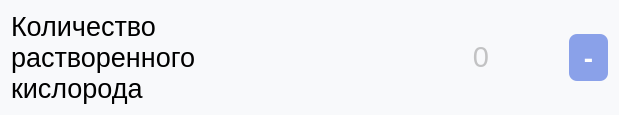
                     <widget class="QWidget" name="widget_30" native="true">
                      <property name="font">
                       <font>
                        <pointsize>36</pointsize>
                       </font>
                      </property>
                      <property name="styleSheet">
                       <string notr="true">border-radius: 8px;
background-color:rgb(248, 249, 251);
color: rgb(140, 139, 139);</string>
                      </property>
                      <layout class="QHBoxLayout" name="horizontalLayout_56">
                       <item>
                        <widget class="QLabel" name="KRK">
                         <property name="minimumSize">
                          <size>
                           <width>0</width>
                           <height>0</height>
                          </size>
                         </property>
                         <property name="maximumSize">
                          <size>
                           <width>16777215</width>
                           <height>16777215</height>
                          </size>
                         </property>
                         <property name="font">
                          <font>
                           <pointsize>20</pointsize>
                          </font>
                         </property>
                         <property name="styleSheet">
                          <string notr="true">background-color:rgb(248, 249, 251);
color: rgb(0, 0, 0);
margin-right: 0px;
</string>
                         </property>
                         <property name="inputMethodHints">
                          <set>Qt::ImhNone</set>
                         </property>
                         <property name="text">
                          <string>Количество растворенного кислорода</string>
                         </property>
                         <property name="wordWrap">
                          <bool>true</bool>
                         </property>
                        </widget>
                       </item>
                       <item>
                        <widget class="QLineEdit" name="value_KRK">
                         <property name="minimumSize">
                          <size>
                           <width>0</width>
                           <height>0</height>
                          </size>
                         </property>
                         <property name="font">
                          <font>
                           <family>MS Shell Dlg 2</family>
                           <pointsize>22</pointsize>
                           <weight>50</weight>
                           <italic>false</italic>
                           <bold>false</bold>
                           <strikeout>false</strikeout>
                          </font>
                         </property>
                         <property name="styleSheet">
                          <string notr="true">background-color:rgb(248, 249, 251);
color: rgb(140, 139, 139);
outline: 0px;
padding-left: 10px;
margin-left: 20px;
margin-right: 10px;
border-top-left-radius: 0px;
border-bottom-left-radius: 00px;
border: none;

</string>
                         </property>
                         <property name="alignment">
                          <set>Qt::AlignRight|Qt::AlignTrailing|Qt::AlignVCenter</set>
                         </property>
                         <property name="placeholderText">
                          <string>0</string>
                         </property>
                        </widget>
                       </item>
                       <item>
                        <widget class="QLabel" name="dimension_KRK">
                         <property name="font">
                          <font>
                           <pointsize>20</pointsize>
                          </font>
                         </property>
                         <property name="styleSheet">
                          <string notr="true">margin-right: 40px;
</string>
                         </property>
                         <property name="text">
                          <string/>
                         </property>
                        </widget>
                       </item>
                       <item>
                        <widget class="QPushButton" name="clean_KRK">
                         <property name="font">
                          <font>
                           <family>Montserrat</family>
                           <pointsize>20</pointsize>
                           <weight>75</weight>
                           <bold>true</bold>
                          </font>
                         </property>
                         <property name="styleSheet">
                          <string notr="true">QPushButton {
background-color:rgb(138, 161, 233);
color:rgb(255, 255, 255);
font-weight: 600;
border-radius: 8px;
padding: 5px 15px;
outline: 0px;
}
QPushButton:hover{
background-color: rgb(125, 143, 202);
}</string>
                         </property>
                         <property name="text">
                          <string>-</string>
                         </property>
                        </widget>
                       </item>
                      </layout>
                     </widget>
